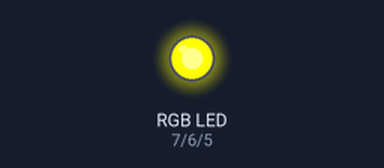
This sketch was run on a simulated Arduino Uno, built with avr-gcc and run on an emulated ATmega328P. Parts: an RGB LED mixed from three pins (HIGH = lit).

Above: at 0.05 s.
At 1.45 s:
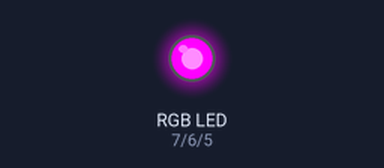
At 2.85 s:
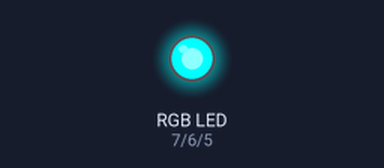
Timing chart, 0 to 3.1 s (numbered marks = the images above):
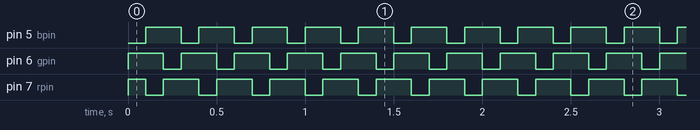

Measured:
- by itself, pin 5 (bpin), pin 6 (gpin): alternates HIGH for 0.20 s and LOW for 0.10 s
- by itself, pin 7 (rpin): repeats every 0.30 s: LOW 0.10 s, HIGH 0.20 s

The sketch:

RGB_LED.ino
```cpp
int rpin = 7;  // kırmızı
int gpin = 6; // yeşil
int bpin = 5; // mavi
void setup()
{
  pinMode(rpin,OUTPUT);
  pinMode(gpin,OUTPUT);
  pinMode(bpin,OUTPUT);
}
void loop()
{
 kirmizi();
 delay(100);
 mavi();
 delay(100);
 yesil();
 delay(100);

}

void yesil(){
   digitalWrite(rpin,HIGH);
  digitalWrite(gpin,0);
  digitalWrite(bpin,HIGH);
}
void mavi(){
   digitalWrite(rpin,0);
  digitalWrite(gpin,HIGH);
  digitalWrite(bpin,HIGH);
}
void kirmizi(){
     digitalWrite(rpin,HIGH);
  digitalWrite(gpin,HIGH);
  digitalWrite(bpin,0);
}
```
